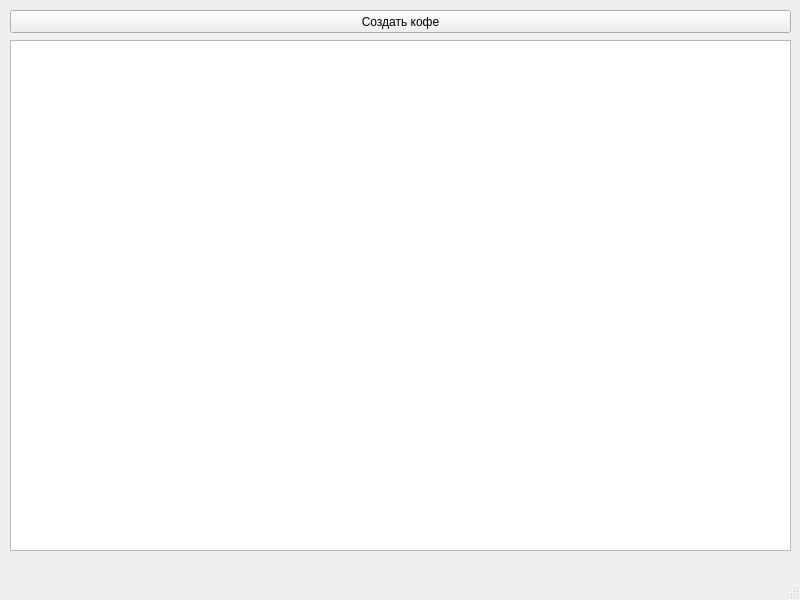
<?xml version="1.0" encoding="UTF-8"?>
<ui version="4.0">
 <class>MainWindow</class>
 <widget class="QMainWindow" name="MainWindow">
  <property name="geometry">
   <rect>
    <x>0</x>
    <y>0</y>
    <width>800</width>
    <height>600</height>
   </rect>
  </property>
  <property name="windowTitle">
   <string>MainWindow</string>
  </property>
  <widget class="QWidget" name="centralwidget">
   <widget class="QTableWidget" name="tableWidget">
    <property name="geometry">
     <rect>
      <x>10</x>
      <y>40</y>
      <width>781</width>
      <height>511</height>
     </rect>
    </property>
   </widget>
   <widget class="QPushButton" name="pushButton">
    <property name="geometry">
     <rect>
      <x>10</x>
      <y>10</y>
      <width>781</width>
      <height>23</height>
     </rect>
    </property>
    <property name="text">
     <string>Создать кофе</string>
    </property>
   </widget>
  </widget>
  <widget class="QMenuBar" name="menubar">
   <property name="geometry">
    <rect>
     <x>0</x>
     <y>0</y>
     <width>800</width>
     <height>21</height>
    </rect>
   </property>
  </widget>
  <widget class="QStatusBar" name="statusbar"/>
 </widget>
 <resources/>
 <connections/>
</ui>
